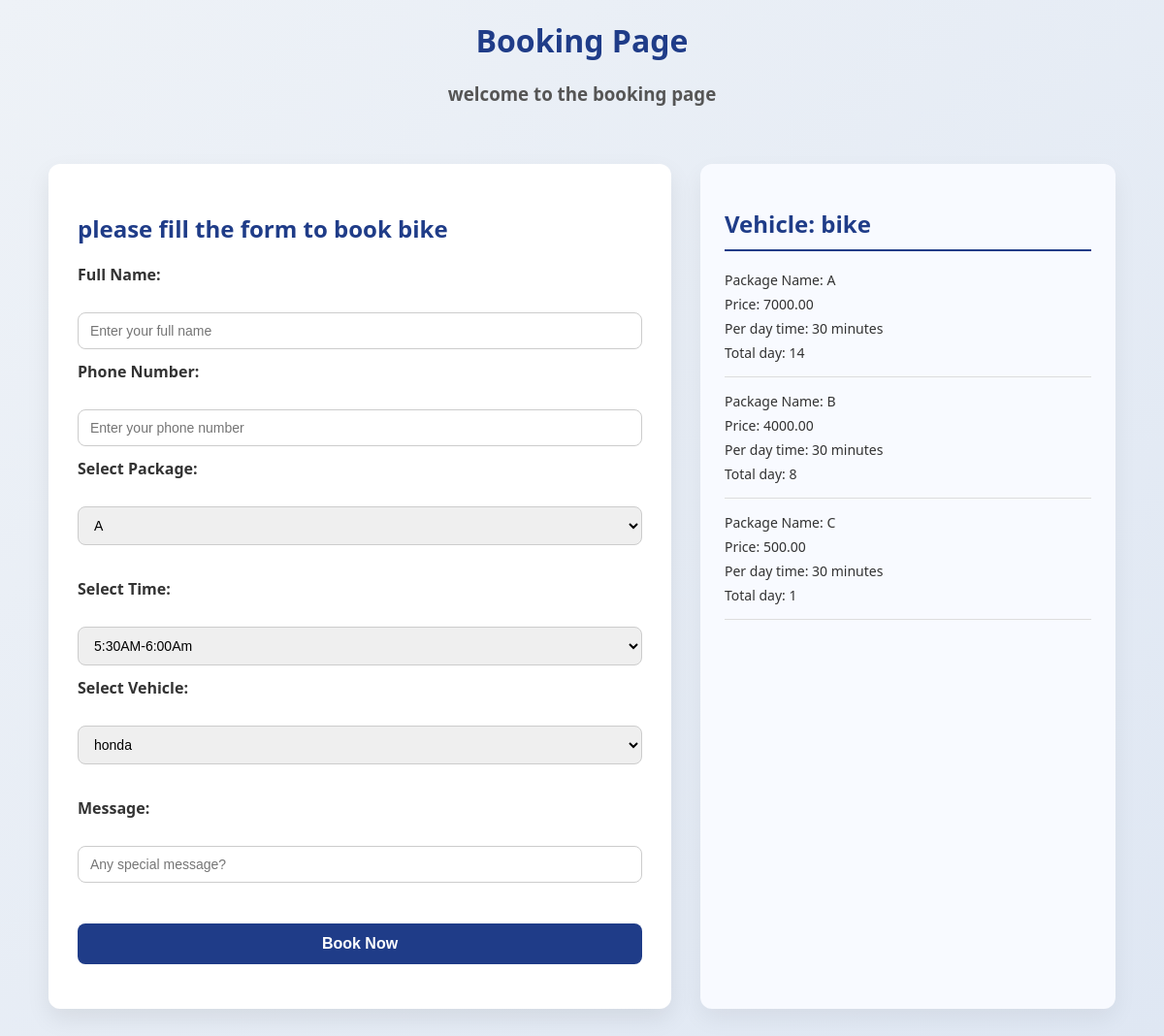
Page /booking/?vehicle=2&type=bike on the committed database.
### base/models.py (models this page shows, shortened)
class Catogery(models.Model):
    name = models.CharField(max_length=100)

class Package(models.Model):
    vehicle=models.ForeignKey(Catogery, on_delete=models.CASCADE)
    package_name=models.CharField(max_length=200)
    price=models.DecimalField(max_digits=10, decimal_places=2)
    time=models.CharField(max_length=100)
    duration_days=models.IntegerField()

### base/views.py (the view, shortened to what this page needs)
# urls.py: path('booking/',views.booking, name='booking'),
def booking(request):
    selected_vehicle_id = request.GET.get('vehicle')
    selected_vehicle_name = request.GET.get('type')
    packages = Package.objects.filter(vehicle__name=selected_vehicle_name)
    vehicles = Vehicle.objects.filter(catogery__name=selected_vehicle_name)
    active_booked_timeslot_ids = Booking.objects.filter(
        is_active=True,
        vehicle_id=selected_vehicle_id
    ).values_list('trial_time__time_id', flat=True)
    available_trial_times = Timeslot.objects.exclude(
        id__in=active_booked_timeslot_ids
    )
    return render(request, 'booking.html', {
        'packages': packages,
        'vehicle': vehicles,
        'available_trial_times': available_trial_times,
        'selected_vehicle_id': selected_vehicle_id,
        'selected_vehicle_name': selected_vehicle_name
    })

### templates/booking.html (shortened to what this page needs)
<h1>Booking Page</h1>
<h3>welcome to the booking page</h3>
<div class ="booking-container">
    <div>
        <h2>please fill the form to book {{ selected_vehicle_name }}</h2>
        <form action="" method="post">
            <label for="fname">Full Name:</label><br>
            <input type="text" id="fname" name="fname" placeholder="Enter your full name"><br>
            <label for="phone">Phone Number:</label><br>
            <input type="tel" id="phone" name="phone" placeholder="Enter your phone number"><br>
            <label for="package">Select Package:</label><br>
            <select id="package" name="package">
                {% for i in packages %}
                <option value="{{i.id}}">{{i.package_name}}</option>
                {% endfor %}
            </select><br><br>
            <label>Select Time:</label><br>
<select name="time" required>
    {% for i in available_trial_times %}
        <option value="{{ i.id }}">
            {{ i.time}}
        </option>
    {% endfor %}
</select><br>
            <label for="vehicle">Select Vehicle:</label><br>
            <select id="vehicle" name="vehicle">
    {% for i in vehicle %}
        <option value="{{ i.id }}"
            {% if i.id|stringformat:"s" == selected_vehicle_id %}
                selected
            {% endif %}
        >
            {{ i.name }}
        </option>
    {% endfor %}
</select><br><br>
            <label for="message">Message:</label><br>
            <input type="text" id="message" name="message" placeholder="Any special message?"><br><br>
            <input type="submit" value="Book Now">
        </form>
    </div>
    <div>
        <h2>Vehicle: {{ selected_vehicle_name }}</h2>
   {% for i in packages %}
        <p>Package Name: {{i.package_name}}</p>
        <p>Price: {{i.price}}</p>
        <p>Per day time: {{i.time}}</p>
        <p>Total day: {{i.duration_days}}</p>
        <hr>
   {% endfor %}
    </div>

### templates/booking.html (style rules this page uses)
h1 { text-align: center; margin-top: 20px; color: #1f3c88; }
h3 { text-align: center; color: #555; margin-bottom: 30px; }
.booking-container { max-width: 1100px; margin: auto; display: grid; grid-template-columns: 3fr 2fr; gap: 30px; padding: 30px; }
.booking-container > div:first-child { background: #ffffff; padding: 30px; border-radius: 12px; box-shadow: 0 10px 25px rgba(0, 0, 0, 0.08); }
.booking-container h2 { margin-bottom: 20px; color: #1f3c88; }
label { font-weight: 600; margin-top: 12px; display: block; }
input[type="text"], input[type="tel"], select { width: 100%; padding: 10px 12px; margin-top: 6px; border-radius: 8px; border: 1px solid #ccc; font-size: 14px; transition: 0.3s; }
input[type="submit"] { margin-top: 20px; width: 100%; padding: 12px; background: #1f3c88; color: #fff; border: none; border-radius: 8px; font-size: 16px; font-weight: bold; cursor: pointer; transition: 0.3s; }
.booking-container > div:last-child { background: #f8faff; padding: 25px; border-radius: 12px; box-shadow: 0 10px 25px rgba(0, 0, 0, 0.06); }
.booking-container > div:last-child h2 { border-bottom: 2px solid #1f3c88; padding-bottom: 10px; margin-bottom: 20px; }
.booking-container > div:last-child p { margin: 6px 0; font-size: 14px; }
.booking-container hr { border: none; border-top: 1px solid #ddd; margin: 15px 0; }
.booking-container { display:grid; grid-template-columns: 3fr 2fr ; }

### rows in the picture
Catogery: name "bike"
Package: package_name "A", price "7000.00", time "30 minutes", duration_days "14"
Package: package_name "B", price "4000.00", time "30 minutes", duration_days "8"
Package: package_name "C", price "500.00", time "30 minutes", duration_days "1"

### other values in the picture
form field package "A"
form field time "5:30AM-6:00Am"
form field vehicle "honda"
